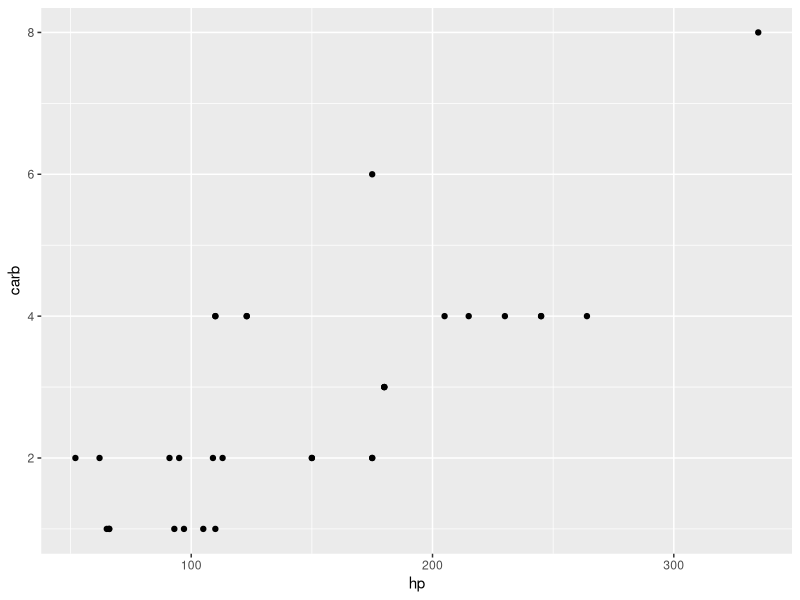

Recreate this plot in R.
## ---- chunk 1
knitr::opts_chunk$set(echo = TRUE)
library(tidyverse)
## ---- chunk 2
mtcars %>%
  mutate(carb_times_hp = carb * hp)

mtcars %>% 
  ggplot() +
    geom_point(aes(x = hp, y = carb))
  
